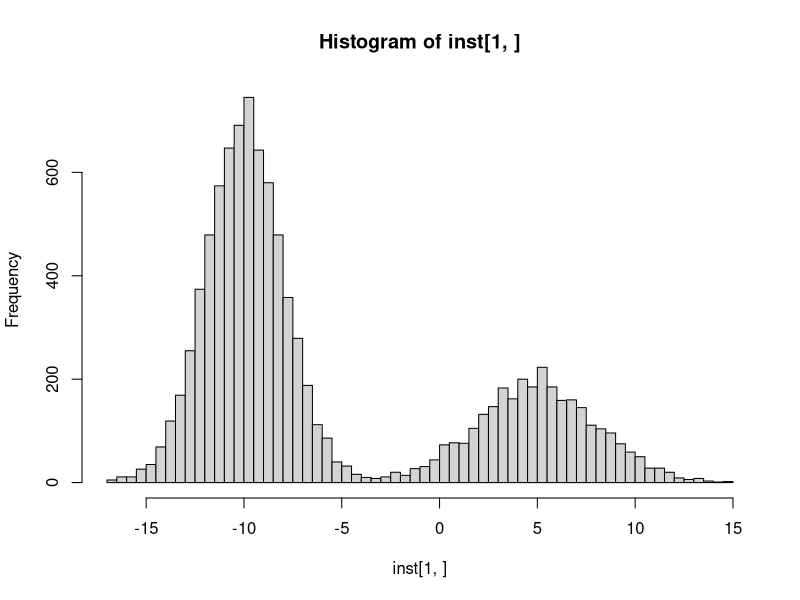

This figure's R source:
gmm_sample <- function(N) {
    y <- sample(c(1,-1), size=N, replace=TRUE, prob=c(.7,.3))
    x <- sapply(y, function(t) ifelse(t>0, rnorm(1,-10.,2.),rnorm(1,5.,3.)))
    matrix(c(x, y), 2, N, byrow=TRUE)
}

gmm <- function(X, Iter) {
    N <- length(X)
    M <- 2
    Alpha   <- c(.5,.5)
    Miu     <- runif(M)
    Sigma   <- runif(M,1.,10.)
    Gamma   <- matrix(rep(0., N*M), nrow = M)

    eps <- 1e-4
    for (step in 1:Iter) {
        for (k in 1:M) {
            Gamma[k,] <- Alpha[k]*sapply(X, dnorm, Miu[k], Sigma[k])
        }

        tmp <- colSums(Gamma)
        for (k in 1:M) {
            Gamma[k,] <- Gamma[k,]/tmp
        }

        for (k in 1:M) {
            Nk          <- sum(Gamma[k,])
            Miu[k]      <- sum(Gamma[k,]*X)/Nk
            Sigma[k]    <- sqrt(sum(Gamma[k,]*(X-Miu[k])^2)/Nk)
            Alpha[k]    <- Nk/N
        }

        cat('Iteration',step,'Miu',Miu,'Sigma',Sigma,'Alpha',Alpha,'\n')
    }
}

main <- function() {
    N <- 10000
    inst <- gmm_sample(N)
    #print(instances)

    png("gmm_sample_hist.png")
    hist(inst[1,], breaks=100)

    gmm(inst[1,],30)
}

main()
